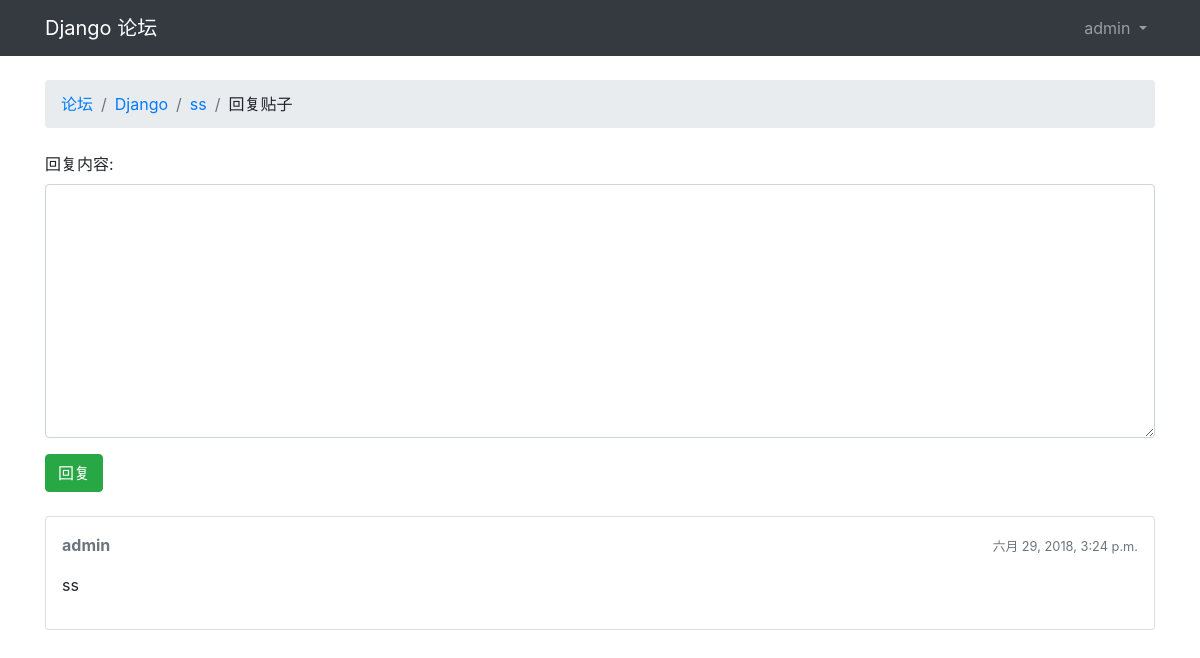
/boards/1/topics/2/reply/ (signed in), run on an earlier commit of the app's database.
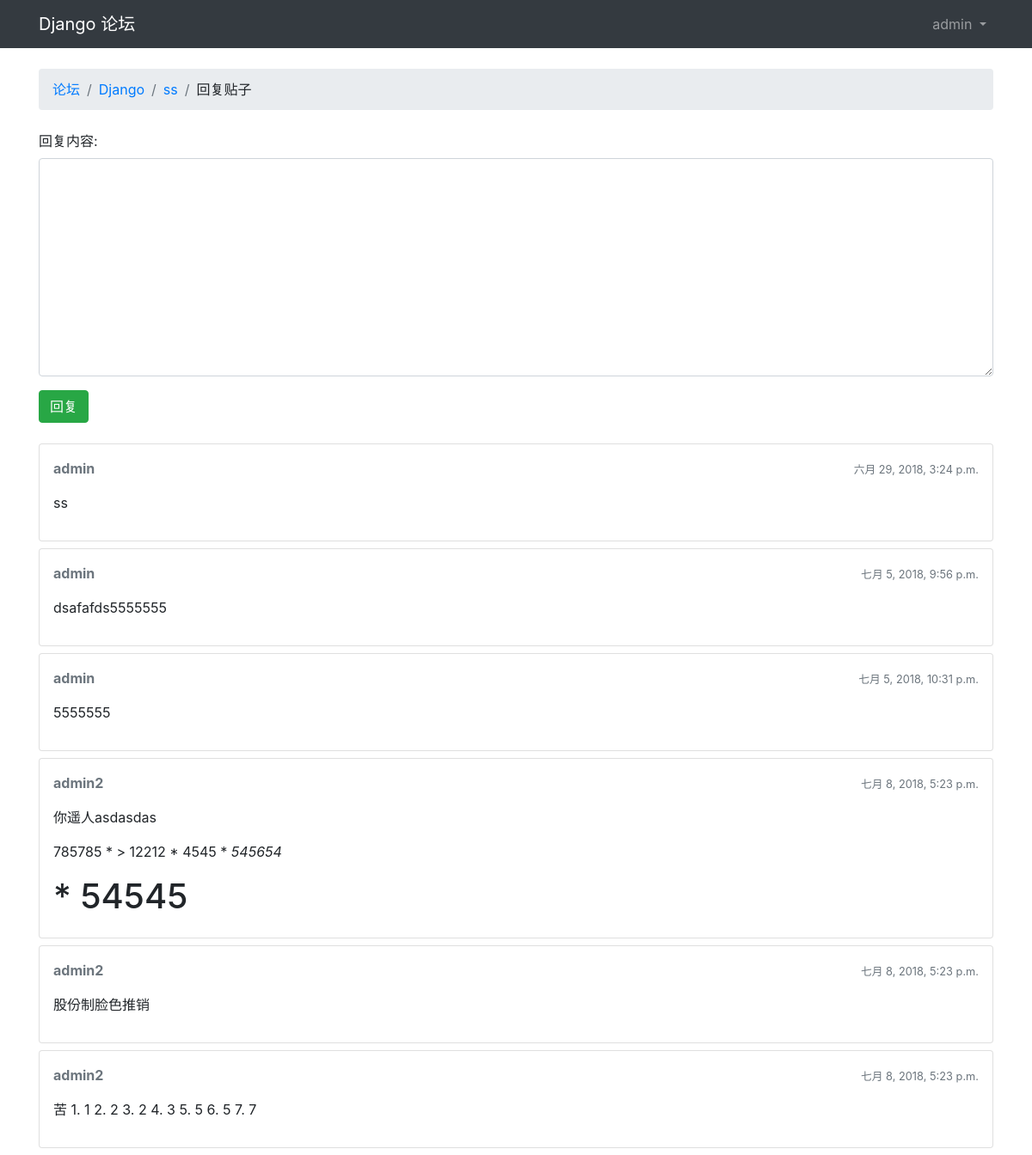
And on a later commit of the database.
### boards/models.py (models this page shows, shortened)
class Post(models.Model):
    message = models.TextField(verbose_name='回复内容',max_length=4000)
    topic = models.ForeignKey(Topic,verbose_name='主题',related_name='posts',on_delete=models.CASCADE)
    created_at = models.DateTimeField(auto_now_add=True,verbose_name='排序')
    updated_at = models.DateTimeField(null=True,verbose_name='更新')
    created_by = models.ForeignKey(User,related_name='posts',on_delete=models.CASCADE)
    updated_by = models.ForeignKey(User,related_name='+',null=True,on_delete=models.CASCADE)
    def get_message_as_markdown(self):
        return mark_safe(markdown(self.message,safe_mode='escape'))

### boards/views.py (the view)
# urls.py: path('boards/<int:pk>/topics/<int:topic_pk>/reply/', views.reply_topic, name='reply_topuc'),
@login_required
def reply_topic(request,pk,topic_pk):
    topic = get_object_or_404(Topic,board__pk=pk,pk=topic_pk)
    if request.method == 'POST':
        form = PostForm(request.POST)
        if form.is_valid():
            post = form.save(commit=False)
            post.topic = topic
            post.created_by = request.user
            post.save()
            topic.last_updated = timezone.now()
            topic.save()
            return redirect('topic_posts',pk=pk,topic_pk=topic_pk)
    else:
        form = PostForm()
    return render(request,'reply_topic.html',{'topic':topic,'form':form})

### boards/forms.py
class PostForm(forms.ModelForm):
    class Meta:
        model = Post
        fields = ['message',]

### boards/templatetags/form_tags.py (called while the page is built)
@register.filter
def input_class(bound_field):
    css_class = ''
    if bound_field.form.is_bound:
        if bound_field.errors:
            css_class = 'is_invalid'
        elif field_type(bound_field) != 'PasswordInput':
            css_class = 'is_valid'
    return 'form-control {}'.format(css_class)

### templates/reply_topic.html (shortened to what this page needs)
{% extends 'base.html' %}
{% load static %}
{% block stylesheet %}
    <link rel="stylesheet" href="https://cdn.jsdelivr.net/simplemde/latest/simplemde.min.css">
{% endblock %}
{% block breadcrumb %}
    <li class="breadcrumb-item"><a href="{% url 'home' %}">论坛</a></li>
    <li class="breadcrumb-item"><a href="{% url 'board_topics' topic.board.pk %}">{{ topic.board.name }}</a></li>
    <li class="breadcrumb-item"><a href="{% url 'topic_posts' topic.board.pk topic.pk %}">{{ topic.subject }}</a></li>
    <li class="breadcrumb-item">回复贴子</li>
{% endblock %}
{% block content %}
    <form method="post" class="mb-4" novalidate>
        {% include 'includes/form.html' %}
        <button type="submit" class="btn btn-success">回复</button>
    </form>
    {% for post in topic.posts.all %}
        <div class="card mb-2">
            <div class="card-body p-3">
                <div class="row mb-3">
                    <div class="col-6">
                        <strong class="text-muted">{{ post.created_by.username }}</strong>
                    </div>
                    <div class="col-6 text-right">
                        <small class="text-muted">{{ post.created_at }}</small>
                    </div>
                </div>
                {{ post.get_message_as_markdown }}
            </div>
        </div>
    {% endfor %}
{% endblock %}

What changed in the data, as far as the page shows it:
added Post: created_by.username "admin", created_at "七月 5, 2018, 9:56 p.m.", get_message_as_markdown "dsafafds5555555"
added Post: created_by.username "admin", created_at "七月 5, 2018, 10:31 p.m.", get_message_as_markdown "5555555"
added Post: created_by.username "admin2", created_at "七月 8, 2018, 5:23 p.m.", get_message_as_markdown "你遥人asdasdas 785785 * > 12212 * 4545 * 545654 * 54545"
added Post: created_by.username "admin2", created_at "七月 8, 2018, 5:23 p.m.", get_message_as_markdown "股份制脸色推销"
added Post: created_by.username "admin2", created_at "七月 8, 2018, 5:23 p.m.", get_message_as_markdown "苦 1. 1 2. 2 3. 2 4. 3 5. 5 6. 5 7. 7"
